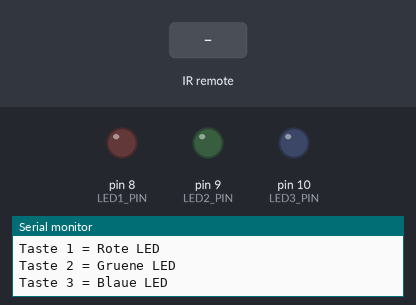
A sketch run on a simulated Arduino Uno, built with avr-gcc and run on an emulated ATmega328P. On the bench: output pins drawn as LEDs (lit = HIGH), the last lines printed to the serial monitor. Inputs (shaded band) come from the test bench.

Above: at 1.2 s.
1.3 s: infrared code 0x30 received
At 1.6 s:
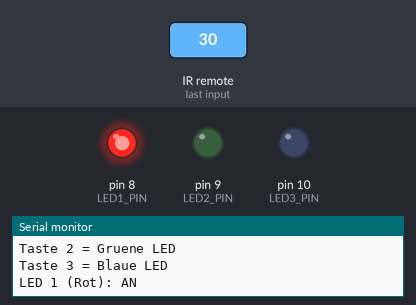
2.8 s: infrared code 0x18 received
At 3.9 s:
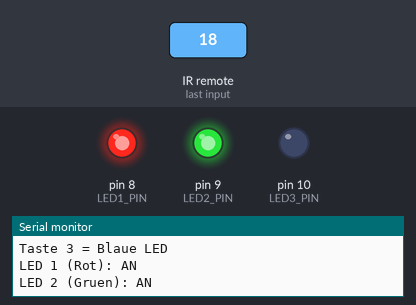
4.3 s: infrared code 0x7A received
At 5.1 s:
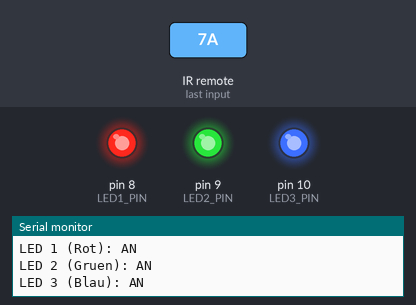
5.8 s: infrared code 0x30 received
At 6.2 s:
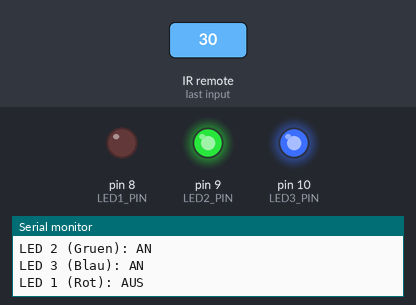
7.3 s: infrared code 0x18 received
At 8.5 s:
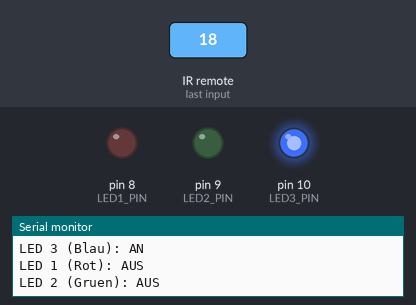
Timing chart, 0 to 9.8 s (numbered marks = the images above; inputs shaded):
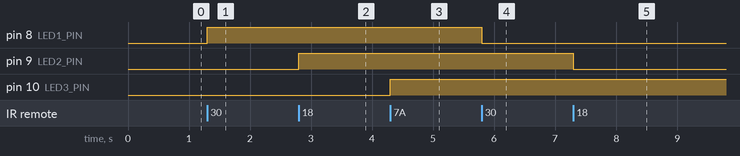

The sketch:

challenge1_led.ino
```cpp
// I08 Challenge 1: 3 LEDs mit IR-Fernbedienung steuern
// Tasten 1, 2 und 3 schalten jeweils eine LED ein/aus (Toggle)

#include <IRremote.h>

// IR-Empfaenger an Pin 7
#define IR_PIN 7

// LEDs an Pins 8, 9 und 10
#define LED1_PIN 8
#define LED2_PIN 9
#define LED3_PIN 10

// LED-Zustaende speichern
bool led1State = false;
bool led2State = false;
bool led3State = false;

// IR-Tasten-Codes (Wokwi Fernbedienung, NEC-Protokoll)
#define KEY_1 0x30
#define KEY_2 0x18
#define KEY_3 0x7A

void setup() {
    Serial.begin(9600);

    // LED-Pins als Ausgang konfigurieren
    pinMode(LED1_PIN, OUTPUT);
    pinMode(LED2_PIN, OUTPUT);
    pinMode(LED3_PIN, OUTPUT);

    // IR-Empfaenger initialisieren
    IrReceiver.begin(IR_PIN, ENABLE_LED_FEEDBACK);

    Serial.println("I08 Challenge 1: LED-Steuerung");
    Serial.println("------------------------------");
    Serial.println("Taste 1 = Rote LED");
    Serial.println("Taste 2 = Gruene LED");
    Serial.println("Taste 3 = Blaue LED");
    Serial.println();
}

void loop() {
    // Pruefen ob IR-Signal empfangen wurde
    if (IrReceiver.decode()) {

        // Nur bekannte Protokolle verarbeiten
        if (IrReceiver.decodedIRData.protocol != UNKNOWN) {

            // Repeat-Signale ignorieren (verhindert Mehrfach-Toggle)
            if (!(IrReceiver.decodedIRData.flags & IRDATA_FLAGS_IS_REPEAT)) {

                uint8_t command = IrReceiver.decodedIRData.command;

                switch (command) {
                    case KEY_1:
                        // LED 1 umschalten (Toggle)
                        led1State = !led1State;
                        digitalWrite(LED1_PIN, led1State);
                        Serial.print("LED 1 (Rot): ");
                        Serial.println(led1State ? "AN" : "AUS");
                        break;

                    case KEY_2:
                        // LED 2 umschalten (Toggle)
                        led2State = !led2State;
                        digitalWrite(LED2_PIN, led2State);
                        Serial.print("LED 2 (Gruen): ");
                        Serial.println(led2State ? "AN" : "AUS");
                        break;

                    case KEY_3:
                        // LED 3 umschalten (Toggle)
                        led3State = !led3State;
                        digitalWrite(LED3_PIN, led3State);
                        Serial.print("LED 3 (Blau): ");
                        Serial.println(led3State ? "AN" : "AUS");
                        break;

                    default:
                        Serial.print("Unbekannte Taste: 0x");
                        Serial.println(command, HEX);
                        break;
                }
            }
        }

        // Empfaenger fuer naechstes Signal vorbereiten
        IrReceiver.resume();
    }
}
```

Measured:
- after the input at 1.3 s, pin 8 (LED1_PIN): LOW → HIGH at once
- after the input at 2.8 s, pin 9 (LED2_PIN): LOW → HIGH at once
- after the input at 4.3 s, pin 10 (LED3_PIN): LOW → HIGH at once
- after the input at 5.8 s, pin 8 (LED1_PIN): HIGH → LOW at once
- after the input at 7.3 s, pin 9 (LED2_PIN): HIGH → LOW at once
